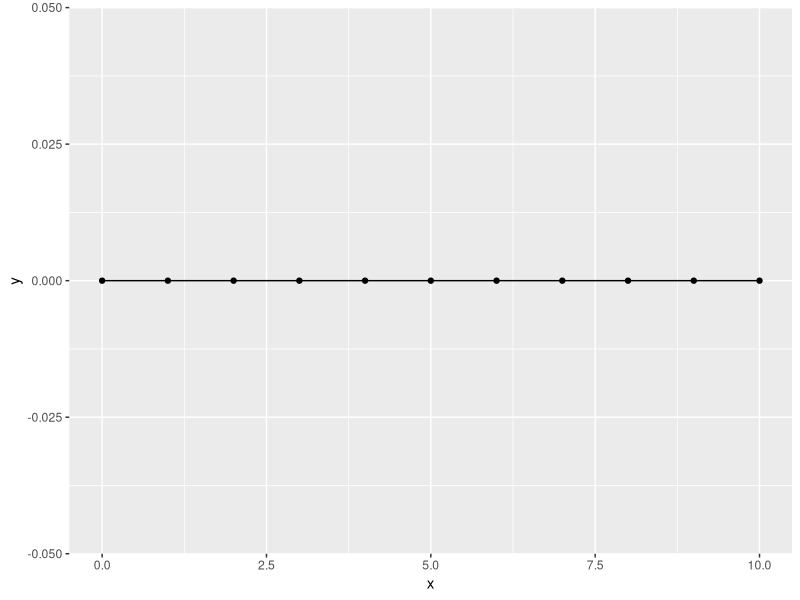
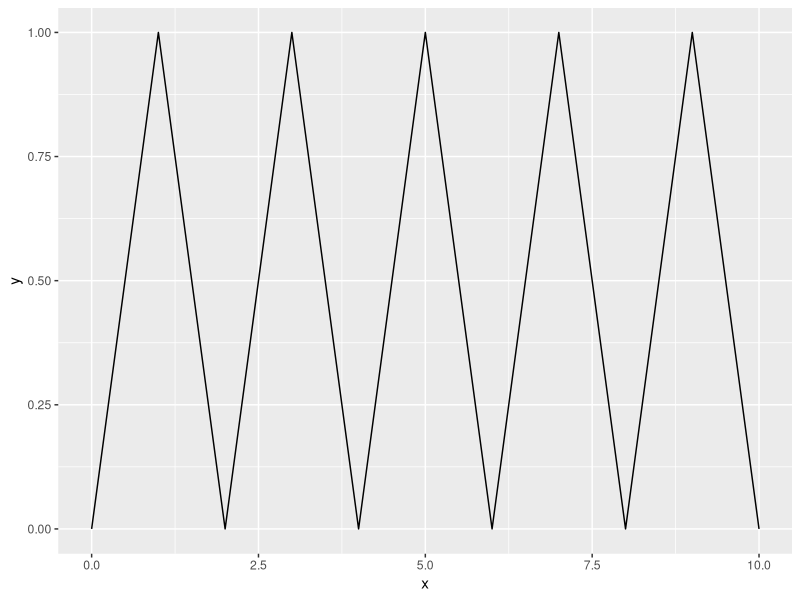
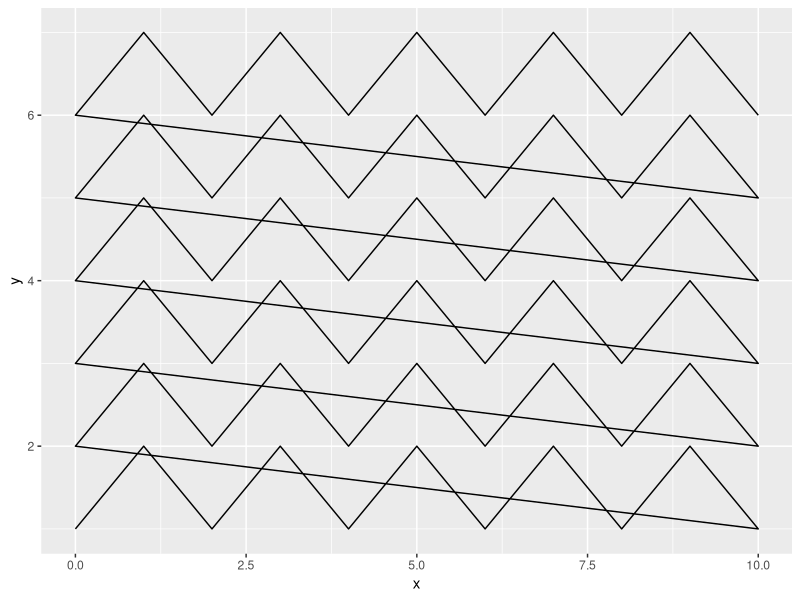
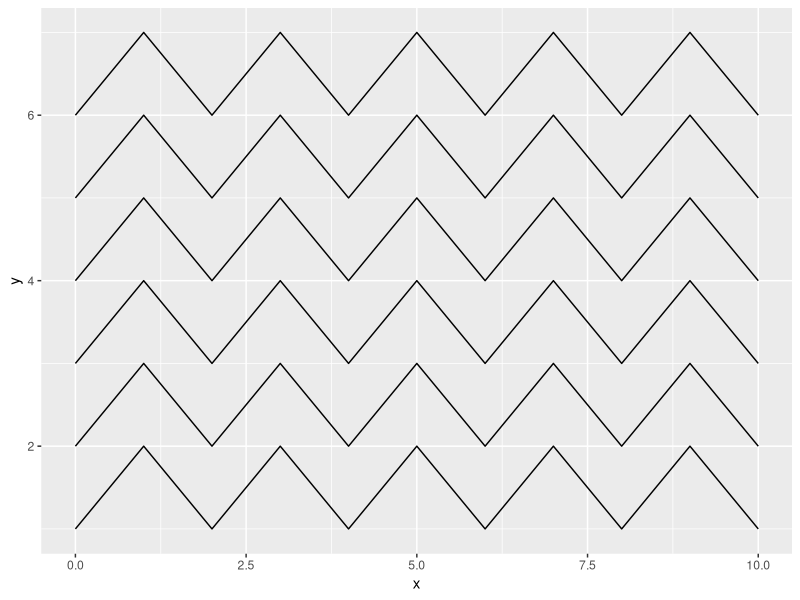

Recreate these plots in R, in order. (Note: this script raises an error after producing the figures.)
# zig zag jawn ####
library(tidyverse)

axis_min <- 0
axis_max <- 10
base_2 <- tibble(x = axis_min:axis_max, #0-10
                 y = axis_min) #horizontal line
base_2 %>% 
  ggplot(aes(x,y))+
  geom_point()+
  geom_path()

# bumping up the points ####

bumps <- rep_along(1:nrow(base_2), c(0,1))
bumps

zigs <- base_2 %>% 
  mutate(y = y + bumps) %>% 
  print(n = 10)

zigs %>% 
  ggplot(aes(x,y))+
  geom_path()

# iterating ####
n <- 1:6 # create six lines

# creating 6 different groups of lines by mutating the y
# aka add value of 1 to each line
zigzags <- map_df(n, ~zigs %>% 
                    mutate(y = y + .x))

zigzags %>% 
  ggplot(aes(x,y))+
  geom_path()

# BUT we need a grouping var ####

# make each line its own entity
zigzags <- map_df(n, ~ zigs %>% 
                    mutate(y = y + .x, 
                           group = paste0("line", .x)))
zigzags %>% 
  ggplot(aes(x,y, group = group))+
  geom_path()

# aes ####
line_size <- 10


brewer.pal(n = 8, name = "Dark2")

line_colors <- c("#1B9E77", "#D95F02", "#7570B3", "#E7298A", "#66A61E", "#E6AB02")
background_col <- c("#666666")

#assign colors to df 
# CORRECT 
col_zig <- map2_df(n, line_colors, ~zigs %>% 
                     mutate(y = y + .x, 
                            group = paste0("line", .x),
                            color = .y))


# color argument has to be the same length, map will not recycle
# let's create an error to see that 
line_5_col <- c("#1B9E77", "#D95F02", "#7570B3", "#E7298A", "#66A61E")

map2_df(n, line_5_col, ~zigs %>% 
          mutate(y = y + .x, 
                 group = paste0("line", .x),
                 color = .y))


# art time 

col_zig %>% 
  ggplot(aes(x,y, group = group))+
  theme_void()+
  geom_path(linewidth = line_size,
            lineend = "square",
            linejoin = "mitre",
            color = col_zig$color)+
  theme(plot.background = element_rect(fill = background_col))

